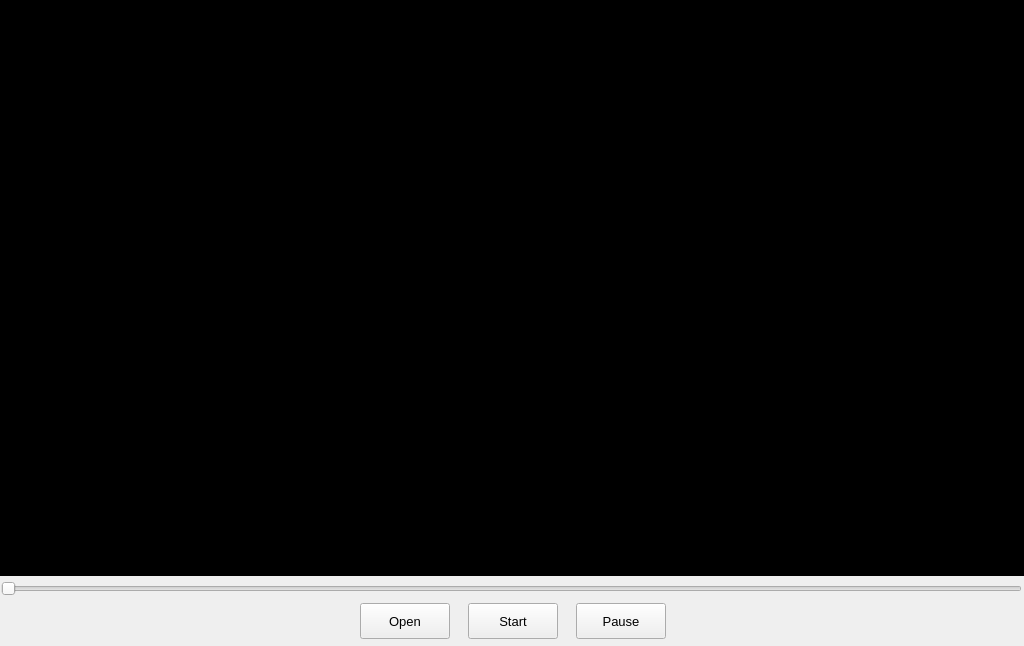
<?xml version="1.0" encoding="UTF-8"?>
<ui version="4.0">
 <class>MediaPlayerDemoClass</class>
 <widget class="QMainWindow" name="MediaPlayerDemoClass">
  <property name="geometry">
   <rect>
    <x>0</x>
    <y>0</y>
    <width>1024</width>
    <height>646</height>
   </rect>
  </property>
  <property name="minimumSize">
   <size>
    <width>1024</width>
    <height>646</height>
   </size>
  </property>
  <property name="maximumSize">
   <size>
    <width>1024</width>
    <height>646</height>
   </size>
  </property>
  <property name="windowTitle">
   <string>MediaPlayerDemo</string>
  </property>
  <widget class="QWidget" name="centralWidget">
   <widget class="QGraphicsView" name="graphicsView">
    <property name="geometry">
     <rect>
      <x>0</x>
      <y>0</y>
      <width>1024</width>
      <height>576</height>
     </rect>
    </property>
    <property name="styleSheet">
     <string notr="true">background-color: rgb(0, 0, 0);</string>
    </property>
   </widget>
   <widget class="QPushButton" name="pushButton_open">
    <property name="geometry">
     <rect>
      <x>360</x>
      <y>603</y>
      <width>90</width>
      <height>36</height>
     </rect>
    </property>
    <property name="font">
     <font>
      <pointsize>10</pointsize>
     </font>
    </property>
    <property name="text">
     <string>Open</string>
    </property>
   </widget>
   <widget class="QPushButton" name="pushButton_start">
    <property name="geometry">
     <rect>
      <x>468</x>
      <y>603</y>
      <width>90</width>
      <height>36</height>
     </rect>
    </property>
    <property name="font">
     <font>
      <pointsize>10</pointsize>
     </font>
    </property>
    <property name="text">
     <string>Start</string>
    </property>
   </widget>
   <widget class="QPushButton" name="pushButton_pause">
    <property name="geometry">
     <rect>
      <x>576</x>
      <y>603</y>
      <width>90</width>
      <height>36</height>
     </rect>
    </property>
    <property name="font">
     <font>
      <pointsize>10</pointsize>
     </font>
    </property>
    <property name="text">
     <string>Pause</string>
    </property>
   </widget>
   <widget class="QSlider" name="horizontalSlider">
    <property name="geometry">
     <rect>
      <x>1</x>
      <y>580</y>
      <width>1021</width>
      <height>18</height>
     </rect>
    </property>
    <property name="orientation">
     <enum>Qt::Horizontal</enum>
    </property>
   </widget>
  </widget>
 </widget>
 <layoutdefault spacing="6" margin="11"/>
 <resources>
  <include location="media-player-demo.qrc"/>
 </resources>
 <connections/>
</ui>
